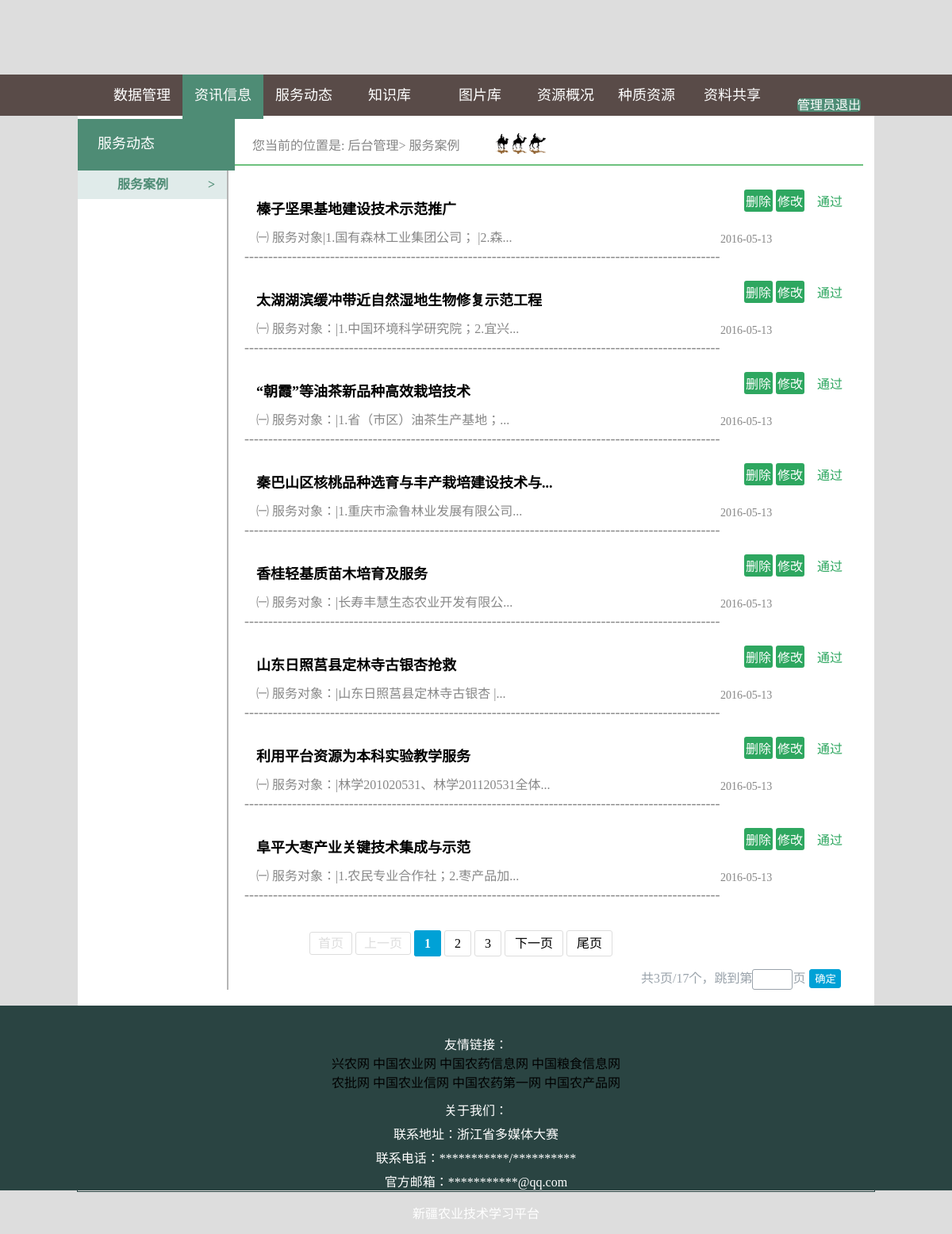
/tree/houtai/service/service.php, run on the app's committed database.
### tree/houtai/php/open.php (called while the page is built, shortened)
<?php
function open_form_id_daoxu($form){
	$sql="select * from `$form` order by id desc";
	$result= mysql_query($sql);
	return $result;
}
function substr_cut($str_cut,$length)
{
    if (strlen($str_cut) > $length)
    {
        for($i=0; $i < $length; $i++)
        if (ord($str_cut[$i]) > 128)    $i=$i+2;
        $str_cut = substr($str_cut,0,$i)."...";
    }
    return $str_cut;
}
?>

### tree/houtai/php/functions_service.php (the view, shortened to what this page needs)
<?php
	include("open.php");
function left_nav($form){
	$nav0_first="<p class='p2'>服务动态</p>";
	$nav0="<p class='p3'><a  href='service.php?form=service-anli'>服务案例<span>></span></a></p>";
	switch($form){
		case "service-anli":$nav0="<p class='p3'><a class='active' href='service.php?form=service-anli'>服务案例<span>></span></a></p>";break;
	}
	$nav_all=$nav0_first;
	$nav_all.=$nav0;
	echo $nav_all;
}
function nei_nav($form){
	switch($form){
		case "service-anli":$nav="<span>服务案例</span>";break;
	}
	echo $nav;
}
function  fengye($form,$page,$module){
	$star=($page-1)*8;
	$end=($page)*8;
	$dao=open_form_id_daoxu($form);
	$i=0;
	$li="<ul class='ul'>";
	while($row=mysql_fetch_array($dao)){
		if($star<=$i&&$i<$end){
			if($star<$end){
				++$star;
					$li.="<li><a href='service_detail.php?form=".$_GET["form"]."&id=";
					$li.=$row["id"];
					$li.="' target='_blank'>";
					$li.="</a>";
					$li.="<a class='tit' href='service_detail.php?form=".$_GET["form"]."&id=".$row["id"];
					$li.="&page=".$_GET["page"];
					$li.="' target='_blank'>";
					$get_row=substr_cut($row["title"],60);
					$li.=$get_row;
					$li.="</a>";
					$li.="<a class='cont' href='service_detail.php?form=".$_GET["form"]."&id=".$row["id"];
					$li.="&page=".$_GET["page"];
					$li.="' target='_blank'>";
					$get_row=substr_cut($row["content"],60);
					$li.=$get_row;
					$li.="</a>";
					$li.="<p class=\"time\">";
					$li.=$row["time"];
					$li.="</p>";
					$li.="<a id='shanchu' href='../shanchu.php?form=".$form."&id=".$row["id"]."'>删除</a>";
					$li.="<a class='xiugai' href='../houtai_detail.php?form=".$form."&id=".$row["id"]."&module=".$module."'>修改</a>";
				if($row["view"]==1){
					$li.="<p class='shenghe1'>通过</p>";
				}
				else{
					$li.="<p class='shenghe2'>未审核</p>";
				}
					$li.="<p class=\"xian\">----------------------------------------------------------------------------------------------------</p></li>";
			}
		}
	  	++$i;
	}
	$li.="</ul>";
	echo $li;
}
function banner($form,$page){
			$total_sql="SELECT COUNT(*) FROM `$form`";
			$total_result=mysql_fetch_array(mysql_query($total_sql));
			$total=$total_result[0];
			$showPage=8;
			$total_pages=ceil($total/$showPage);
			$page_banner="";
			$kaishi=1;
			$end=$total_pages;
			if($page>1){
				$page_banner.="<a href=\"".$_SERVER['PHP_SELF']."?form={$_GET["form"]}&page=1\">首页</a>";
				$page_banner.="<a href=\"".$_SERVER['PHP_SELF']."?form={$_GET["form"]}&page=".($page-1)."\">上一页</a>";
			}
			else{
				$page_banner.="<span class='disable'>首页</span>";
				$page_banner.="<span class='disable'>上一页</span>";
			}
			for($i=$kaishi;$i<=$end;$i++){
				if($page==$i){
					$page_banner.="<span class='current'>{$i}</span>";
				}
				else{
					$page_banner.="<a href=\"".$_SERVER['PHP_SELF']."?form={$_GET["form"]}&page=".$i."\">{$i}</a>";
				}
			}
			if($page<$total_pages){
				$page_banner.="<a href=\"".$_SERVER['PHP_SELF']."?form={$_GET["form"]}&page=".($page+1)."\">下一页</a>";
				$page_banner.="<a href=\"".$_SERVER['PHP_SELF']."?form={$_GET["form"]}&page=".$total_pages."\">尾页</a>";
			}
			else{
				$page_banner.="<span class='disable'>下一页</span>";
				$page_banner.="<span class='disable'>尾页</span>";
			}
			$page_banner.="<form action='".$_SERVER['PHP_SELF']."' method='get'>";
			$page_banner.="共".$total_pages."页/".$total."个，";
			$page_banner.="<input type='hidden' name='form' value='{$_GET["form"]}'>";
			$page_banner.="跳到第<input class='in1' type='text' size='2' name='page'>页";
			$page_banner.="<input class='in2' type='submit' value='确定' />";
			$page_banner.="</form>";
			echo $page_banner;
	}
?>

### tree/houtai/css/chuShiHua.css (style rules this page uses)
body { margin: 0;padding: 0;font-family: "微软雅黑" }
* { text-decoration: none;list-style: none; padding:0px 0px 0px 0;margin: 0px 0px 0px 0px; border:none; }
p { padding:0px 0px 0px 0;margin: 0px 0px 0px 0px; }
a,input,button { outline:none;border:none }
a { color:#000; }
body { margin:0px auto; width:100%; background: #dddddd; }

### tree/houtai/css/service.css (style rules this page uses)
#left-nav .p2 { width:198px; height:65px; font-size: 18px; color:#ffffff; line-height: 63px; text-indent: 25px; background: #4e8c75; }
#left-nav .p3 { width:188px; height:36px; position: relative; }
#left-nav .p3 a { display: block; height:36px; font-size: 16px; text-indent: 50px; line-height: 35px; text-decoration: none; color:#848484; }
#left-nav .p3 a span { width:19px; height:15px; font-size: 16px; margin-left:50px; }
#left-nav .p3 .active,#left-nav .p3 a:hover { color:#4e8c75; font-weight:bold; background: #e0ebea; }
#right-content .content ul { width:780px; }
#right-content .content ul li { width:780px; height:115px; position:relative; }
#right-content .content ul li a { display: block; }
#right-content .content ul li .tit { display: block; font-size: 18px; font-weight:bold; width:600px; height:22px; float:left; margin-top:40px; margin-left:15px; }
#right-content .content ul li .cont { font-size: 16px; color:#878787; width:430px; height:20px; float:left; margin-top:15px; margin-left:15px; }
#right-content .content ul li .time { font-size: 14px; color:#878787; width:180px; height:20px; position: absolute; top:85px; left:600px; }
#right-content .content ul li #shanchu { border-radius: 3px; padding: 2px; background:#2ea760; color:#FFFFFF; font-size: 16px; position: absolute; top:30px; left:630px; }
#right-content .content ul li .xiugai { border-radius: 3px; padding: 2px; background:#2ea760; color:#FFFFFF; font-size: 16px; position: absolute; top:30px; left:670px; }
#right-content .content ul li .shenghe1 { padding: 2px; color:#2ea760; font-size: 16px; position: absolute; top:30px; left:720px; }
#right-content .content ul li .xian { font-size: 18px; color:#878787; width:780px; height:1px; position: absolute; line-height: 0px; top:114px; left:0px; }
#right-content .content .banner a { border:1px solid #dddddd; border-radius:3px 3px; padding:7px 12px 7px 12px; margin:2px; text-decoration: none; }
#right-content .content .banner .current { border:1px solid #00a1d6; border-radius:3px 3px; padding:7px 12px 7px 12px; margin:2px; background:#00a1d6; color:#ffffff; font-weight: bold; }
#right-content .content .banner .disable { border:1px solid #dddddd; border-radius:3px 3px; padding:5px 10px 5px 10px; margin:2px; color:#dddddd; }
#right-content .content .banner form { margin-top:20px; margin-left:420px; color:#99a2aa; }
#right-content .content .banner form .in1 { border:1px solid #99a2aa; width:49px; height:24px; border-radius: 3px; }
#right-content .content .banner form .in2 { border:1px solid #00a1d6; width:40px; height:24px; border-radius: 3px; margin-left:5px; color:#ffffff; background:#00a1d6; cursor:pointer; }

### data on the page
service-anli: value "榛子坚果基地建设技术示范推广 ㈠ 服务对象|1.国有森林工业集团公司； |2.森... 2016-05-13", view "通过"
service-anli: value "太湖湖滨缓冲带近自然湿地生物修复示范工程 ㈠ 服务对象：|1.中国环境科学研究院；2.宜兴... 2016-05-13", view "通过"
service-anli: value "“朝霞”等油茶新品种高效栽培技术 ㈠ 服务对象：|1.省（市区）油茶生产基地；... 2016-05-13", view "通过"
service-anli: value "秦巴山区核桃品种选育与丰产栽培建设技术与... ㈠ 服务对象：|1.重庆市渝鲁林业发展有限公司... 2016-05-13", view "通过"
service-anli: value "香桂轻基质苗木培育及服务 ㈠ 服务对象：|长寿丰慧生态农业开发有限公... 2016-05-13", view "通过"
service-anli: value "山东日照莒县定林寺古银杏抢救 ㈠ 服务对象：|山东日照莒县定林寺古银杏 |... 2016-05-13", view "通过"
service-anli: value "利用平台资源为本科实验教学服务 ㈠ 服务对象：|林学201020531、林学201120531全体... 2016-05-13", view "通过"
service-anli: value "阜平大枣产业关键技术集成与示范 ㈠ 服务对象：|1.农民专业合作社；2.枣产品加... 2016-05-13", view "通过"

### other printed values
$page_banner "共3页/17个，"
